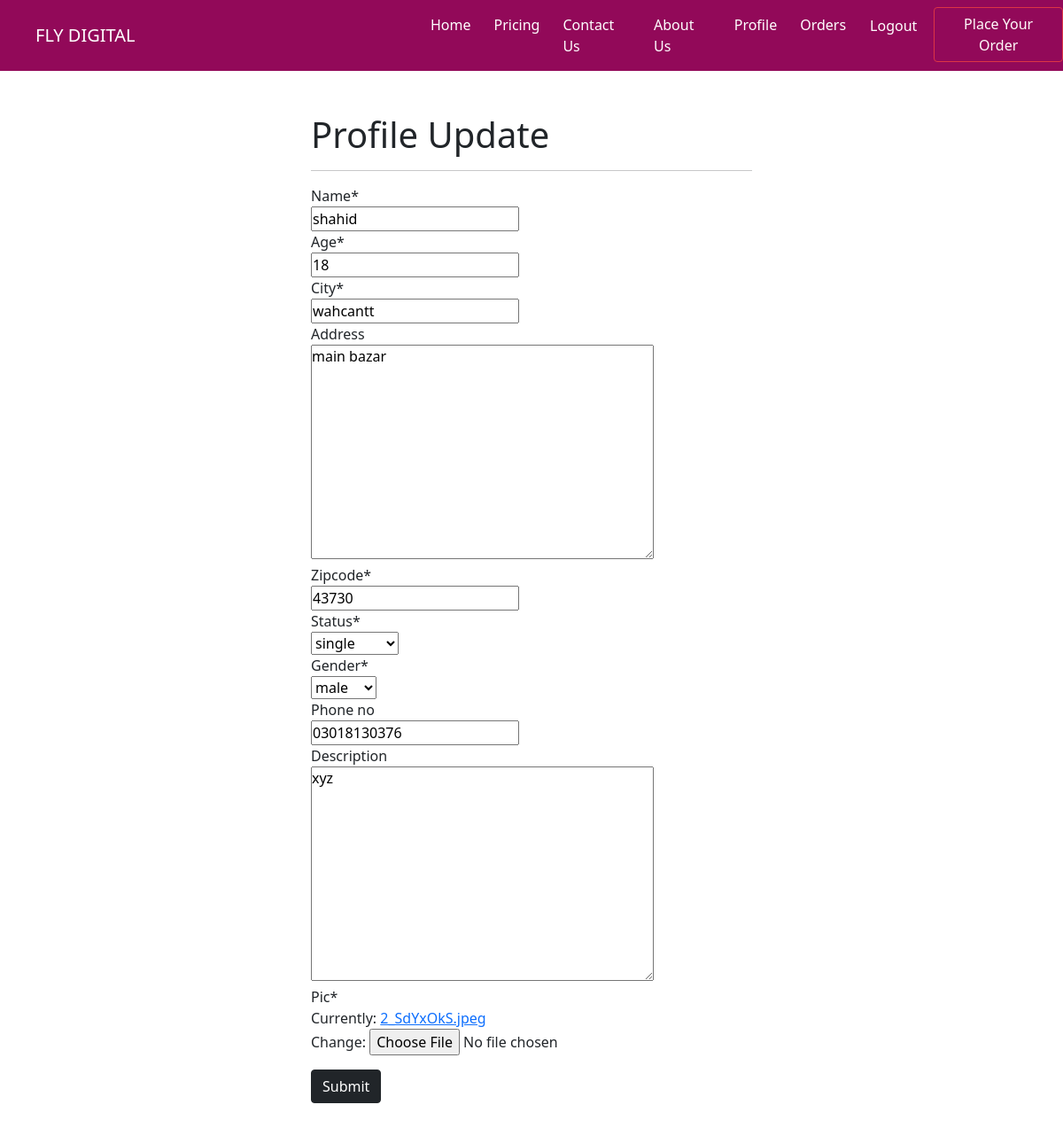
Screenshot of /profile/edit/1/ (signed in) with the database file from the repository.
### agency/models.py (models this page shows, shortened)
class MyProfile(models.Model):
    name = models.CharField(max_length = 100)
    user = models.OneToOneField(to=User, on_delete=CASCADE)
    age = models.IntegerField(default=18, validators=[MinValueValidator(18)])
    city=models.CharField(max_length=250,null=True,default="")
    zipcode=models.CharField(max_length=250 , null=True)
    address = models.TextField(null=True, blank=True)
    status = models.CharField(max_length=20, default="single", choices=(("single","single"), ("married","married"), ("widow","widow"), ("seprated","seprated"), ("commited","commited")))
    gender = models.CharField(max_length=20, default="female", choices=(("male","male"), ("female","female")))
    phone_no = models.CharField(max_length=15, null=True, blank=True)
    description = models.TextField(null=True, blank=True)
    pic=models.ImageField(upload_to = "", null=True)

### agency/views.py (the view)
# urls.py: path('profile/edit/<int:pk>/', views.ProfileUpdateView.as_view(success_url="/")),
@method_decorator(login_required, name="dispatch")
class ProfileUpdateView(UpdateView):
    model = MyProfile
    fields = ["name", "age",'city', "address", 'zipcode',"status", "gender", "phone_no", "description", "pic"]

### agency/templates/agency/myprofile_form.html (shortened to what this page needs)
{% extends 'base2.html' %}
{% block content %}
{% load crispy_forms_tags %}
<main class="p-5">
<div class="row">
	<div class="col-sm-6 offset-sm-3">
	<h1 class="myhead2">Profile Update</h1>
		<hr>
		<form enctype="multipart/form-data" method="post">
		{{form | crispy }}
		<input class="btn btn-dark my-3" type="submit" />
		</form>
	</div>
</div>
</main>
{% endblock %}

### agency/static/css/main.css (style rules this page uses)
* { padding: 0px; margin: 0px; }

### rows the page displays
MyProfile: name "shahid", age "18", city "wahcantt", address "main bazar", zipcode "43730", status "single", gender "male", phone_no "03018130376", description "xyz"
